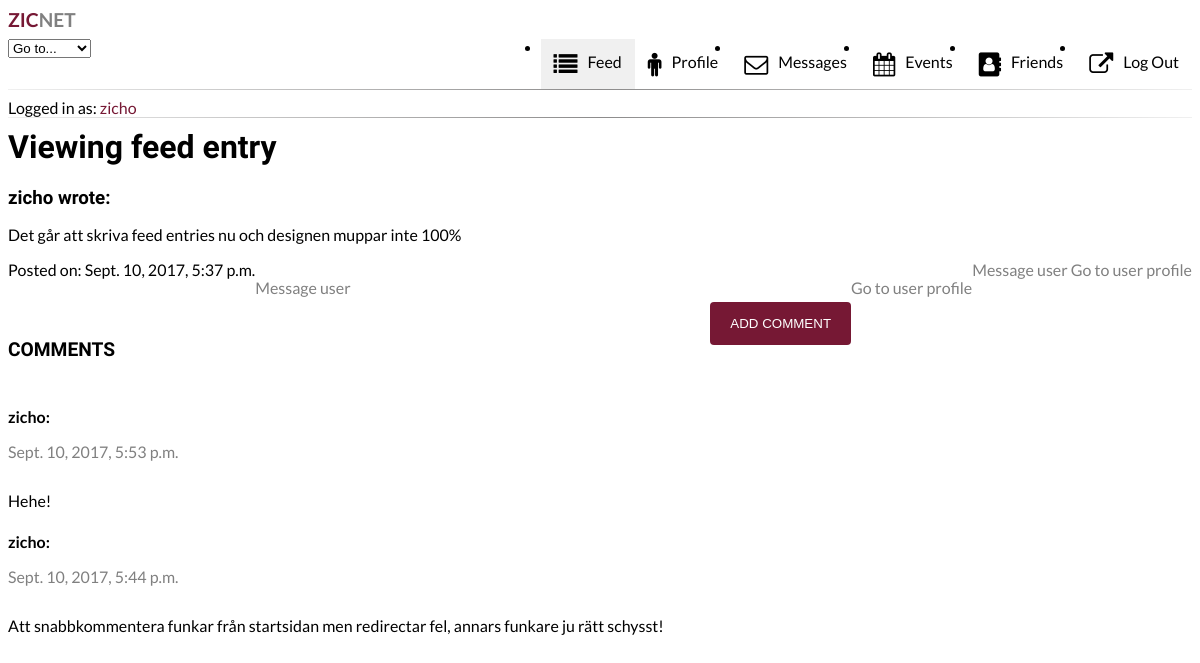
The page /feed/220/ (signed in) on the database its author committed.
### feed/models.py (models this page shows, shortened)
class Feed_entry(models.Model):
    body = models.TextField(max_length=20)
    author = models.ForeignKey(User)
    publish_date = models.DateTimeField(default = timezone.now)
    class Meta:
       ordering = ['-publish_date']
       verbose_name = "Feed Entry"
       verbose_name_plural = "Feed Entries"

class Comment(models.Model):
    belongs_to = models.ForeignKey(Feed_entry, related_name='comments')
    author = models.ForeignKey(User, related_name='author')
    body = models.TextField(max_length=140)
    publish_date = models.DateTimeField(default = timezone.now)
    class Meta:
       ordering = ['-publish_date']

### zicNet/views.py (the view)
# urls.py: url(r'^feed/(?P<id>[0-9]+)/$', comment_feed, name='comment_feed'),
@login_required(login_url='/login/')
def comment_feed(request, id):
    entry = Feed_entry.objects.get(id=id)
    comments = Comment.objects.all().filter(belongs_to=id)
    success = False
    if request.method == 'POST':
        form = Feed_commentForm(request.POST)
        if form.is_valid():
            cd = form.cleaned_data
            Comment.objects.create(body=cd['body'], belongs_to=entry, author=request.user)
            success = True
            form = Feed_commentForm()
    else:
        form = Feed_commentForm()
    return render(request, 'feed_comment.html', {'entry' : entry, 'comments' : comments, 'form' : form, 'success' : success})

### users/context_processors.py (called while the page is built)
def unread_messages_check(request):
    if request.user.is_authenticated():
        unread_messages = private_message.objects.all().filter(recipient=request.user).filter(unread=True)
        js_unread_messages = json.dumps(len(unread_messages))
        return {'unread_messages': unread_messages, 'js_data' : js_unread_messages}
    else:
        return {'unread_messages': 0, 'js_data' : 0}

### templates/feed_comment.html (shortened to what this page needs)
{% extends "base.html" %}
{% load static %}
{% block content %}
      <h1 id="top_banner">Viewing feed entry</h1>
   <div id="entry" style="clear: both">
        <div id="banner">
		<div id="title">
        <h3 style="margin-bottom: 8px"><strong>{{ entry.author.username }} wrote:</strong></h3>
		</div>
		</div>
        <p>{{ entry.body }}</p>
        <span style="float: left; margin-bottom: 8px">
               Posted on: {{ entry.publish_date }}</span>
        <div class="stamp">
        <span style="float: right;">
           <a href="default.asp">Message user</a>
              <a href="default.asp">Go to user profile</a>
        </span>
        </div>
              <div class="mobile_stamp">
<br>
               <div class="stamp_bottom">
          <span style="float: left;">
            <a href="default.asp">Message user</a></span>
          <span style="float: right;">
              <a href="default.asp">Go to user profile</a>
      </span></div>
              </div>
      </div>
<div id="comment_submit">
<button style="display: block; float: right" id="comment_submit_btn" class="btn" title="A comment is required to post" input type="submit" class='button'>ADD COMMENT</button>
</div>
{% if comments %}
<h2 style="margin: 60px 0px 12px 0px">Comments</h2>
{% endif %}
{% for comment in comments %}
<div id="comment">
<div id="banner">
<div id="title">
<p><strong>{{ comment.author.username }}:</strong></p></div>
<div id="message">
<p class="gray">{{ comment.publish_date }}</p></div>
</div>
<div style="clear: both; margin-top: 30px; margin-bottom: 10px;">
<p>{{ comment.body|linebreaks }}</p>
</div>
</div>
{% empty %}
<div style="margin-top: 90px">
<center><h2>No comments yet!</h2></center>
</div>
{% endfor %}
<br><br><br><br><br>
</div>
{% endblock %}

### templates/base.html (shortened to what this page needs)
{% block head %}
{% load static %}
<html>
<head>
  <link rel="stylesheet" type="text/css" href="{% static 'css/styles.css' %}">
  <link rel="stylesheet" href="https://cdnjs.cloudflare.com/ajax/libs/font-awesome/4.7.0/css/font-awesome.min.css">
</head>
{% endblock %}
{% block container %}
<div id="container">
{% block menu %}
<div id="header">
      <div id="logo">
        <h2 class="znet-banner"><a title="Go to front page" href="/"><span class="red">zic</span>Net</a></h2>
      </div>
      <div id="menu">
        <nav id="menu_nav">
          <ul id="menu_main">
            <li id="menu_logout" style="float:right"><a href="/logout"><i class="fa fa-external-link"></i>Log Out</a></li>
            <li id="menu_friends" style="float:right"><a href="#home"><i class="fa fa-address-book"></i>Friends</a></li>
            <li id="menu_events" style="float:right"><a href="#profile"><i class="fa fa-calendar"></i>Events</a></li>
            <li id="menu_messages" style="float:right"><a href="/messages"><i class="fa fa-envelope-o"></i>Messages</a></li>
            <li id="menu_profile" style="float:right"><a href="/profile"><i class="fa fa-male black"></i>Profile</a></li>
            <li id="menu_feed" style="float:right"><a href="/feed"><i class="fa fa-list"></i>Feed</a></li>
          </ul>
        </nav>
      </div>
      <div id="infostrip">
      <hr id="infobar-top">
        <span id="infobar_userinfo">Logged in as: <span class="red" style="font-size: 100%">{{ user.get_username }}</span></span>
        <hr id="infobar-bottom">
      </div>
    </div>
{% endblock %}
<div id="content">
{% block content %}{% endblock %}
</div><!- CONTAINER ENDS HERE -!>
</body>
</html>
{% endblock %}

### static/css/styles.css (style rules this page uses)
html { overflow-y: scroll; }
a { color: gray; text-decoration: none; }
h1 { font-family: 'Roboto Condensed'; font-size: 250%; }
h2 { font-family: 'Roboto Condensed'; margin-bottom: -8px; text-transform: uppercase; font-size: 120%; }
h3 { font-family: 'Roboto Condensed', monospace; margin-bottom: 8px; margin-top: 8px; }
a, p, span { font-family: 'Lato', sans-serif; }
hr { border: 0; height: 1px; background-image: -webkit-linear-gradient(left, #f0f0f0, #8c8b8b, #f0f0f0); background-image: -moz-linear-gradient(left, #f0f0f0, #8c8b8b, #f0f0f0); background-image: -ms-linear-gradient(left, #f0f0f0, #8c8b8b, #f0f0f0); background-image: -o-linear-gradient(left, #f0f0f0, #8c8b8b, #f0f0f0); margin-top: 0px; }
.gray { color: gray; }
.black { color: black; }
.red { color: #761834; }
.active { float: right; color: black; background-color:#f0f0f0; border-bottom-left-radius: 0; border-bottom-right-radius: 0; }
.btn { background-color: #761834; color: white; padding: 14px 20px; margin: 8px 0; border: none; border-radius: 4px; cursor: pointer; transition: color 0.5s, background 0.2s; }
#logo { color: black; text-decoration: none; }
#top_banner { font-size: 200%; margin-top: 16px; text-transform: none; }
#menu { height: 50px; width: 100%; }
#menu a:not(#logo) { font-family: 'Lato', sans-serif; padding: 13px; border-radius: 2px; text-decoration: none; }
#menu a:not(.active):not(#logo) { display: inline; float: right; color: black; transition: background 0.2s }
#menu i { font-size: 24px; vertical-align: middle; margin-right: 10px; }
#content { margin-top: -6px; margin-bottom: -12px; }
#comment { overflow: hidden; margin-bottom: -40px; margin-top: 30px; }

### rows shown on the page
Feed_entry: author.username "zicho", body "Det går att skriva feed entries nu och designen muppar inte 100%", publish_date "Sept. 10, 2017, 5:37 p.m."
Comment: author.username "zicho", publish_date "Sept. 10, 2017, 5:53 p.m.", body "Hehe!"
Comment: author.username "zicho", publish_date "Sept. 10, 2017, 5:44 p.m.", body "Att snabbkommentera funkar från startsidan men redirectar fel, annars funkare ju rätt schysst!"

### other values the page prints
{{ user.get_username }} "zicho"
